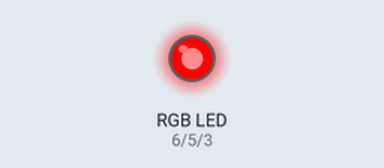
This sketch was run on a simulated Arduino Uno, built with avr-gcc and run on an emulated ATmega328P. Shown: an RGB LED mixed from three pins (HIGH = lit).

Above: at 1.0 s.
At 3.0 s:
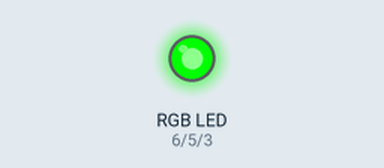
At 5.0 s:
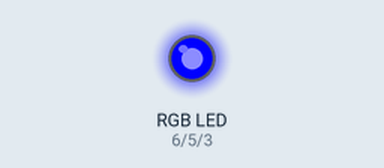
Timing chart, 0 to 7.8 s (numbered marks = the images above):
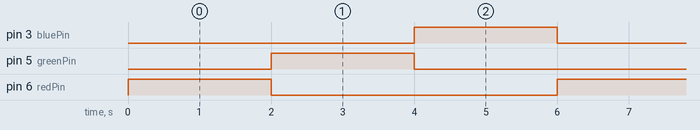

Measured:
- by itself, pin 3 (bluePin), pin 5 (greenPin), pin 6 (redPin): alternates HIGH for 2.0 s and LOW for 4.0 s
- by itself, everything shown: repeats every 6.0 s, in 3 steps

The sketch:

RGB_LED_ARDUINO.ino
```cpp
/*
     RGB LED ARDUINO
*/

int redPin    = 6;
int greenPin  = 5;
int bluePin   = 3;

int valRed    = 0;
int valGreen  = 0;
int valBlue   = 0;

int i,j,k=0;

void setup()
{
  Serial.begin(9600);           // start serial for output
  pinMode(redPin, OUTPUT);
  pinMode(greenPin, OUTPUT);
  pinMode(bluePin, OUTPUT);
}

void loop()
{
   setColor(255,0,0);
   delay(2000);
   setColor(0,255,0);
   delay(2000);
   setColor(0,0,255);
   delay(2000);

}

void setColor(int red, int green, int blue)
{
  analogWrite(redPin, red);
  analogWrite(greenPin, green);
  analogWrite(bluePin, blue);
}
```
